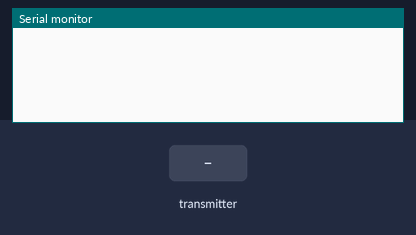
Bench run of a sketch on a simulated ESP8266 (NodeMCU). Parts: the last lines printed to the serial monitor. Inputs (shaded band) come from the test bench.

Above: at 1.2 s.
1.3 s: the transmitter starts sending voltage = 0
At 1.61 s:
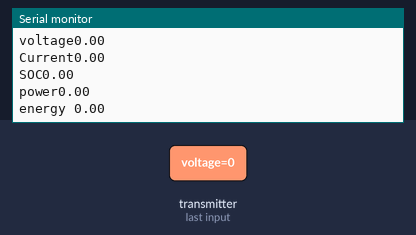
2.8 s: the transmitter starts sending current = 25
4.3 s: the transmitter starts sending soc = 25
5.8 s: the transmitter starts sending power = 25
7.3 s: the transmitter starts sending energy = 25
At 7.61 s:
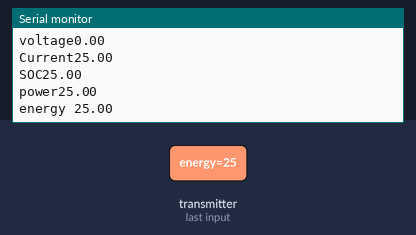

The sketch:

espnow_reciver.ino
```cpp
// (licence header left out)
#include <ESP8266WiFi.h>
#include <espnow.h>

// Structure example to receive data
// Must match the sender structure
typedef struct struct_message {
    float voltage;
    float current;
    float soc;
    float power ;
    float energy ;
} struct_message;

// Create a struct_message called myData
struct_message myData;

// Callback function that will be executed when data is received
void OnDataRecv(uint8_t * mac, uint8_t *incomingData, uint8_t len) {
  memcpy(&myData, incomingData, sizeof(myData));
  Serial.print("Bytes received: ");
  Serial.println(len);
  Serial.print("voltage");
  Serial.println(myData.voltage);
  Serial.print("Current");
  Serial.println(myData.current);
  Serial.print("SOC");
  Serial.println(myData.soc);
  Serial.print("power");
  Serial.println(myData.power);
  Serial.print("energy ");
  Serial.println(myData.energy);
  Serial.println();
}

void setup() {
  // Initialize Serial Monitor
  Serial.begin(115200);

  // Set device as a Wi-Fi Station
  WiFi.mode(WIFI_STA);

  // Init ESP-NOW
  if (esp_now_init() != 0) {
    Serial.println("Error initializing ESP-NOW");
    return;
  }

  // Once ESPNow is successfully Init, we will register for recv CB to
  // get recv packer info
  esp_now_set_self_role(ESP_NOW_ROLE_SLAVE);
  esp_now_register_recv_cb(OnDataRecv);
}

void loop() {

}
```

Measured:
- after the input at 1.3 s, the serial monitor: prints a new line at once (image 1)
- after the input at 7.3 s, the serial monitor: prints a new line at once (image 2)
